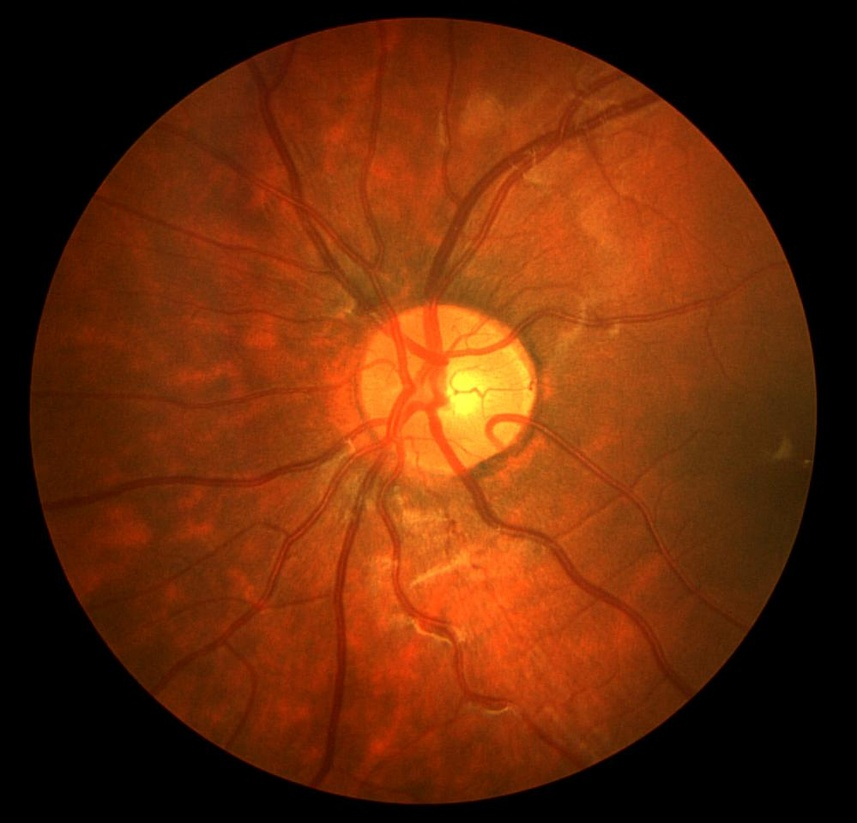
#> input picture data/CHASEDB1/test/images/Image_01L.jpg, 857 x 823 px, shrunk from 999 x 960 before the run
$ python -i widthMeasures.py   (imports and definitions only)   (older library calls are emulated)
#> lines starting #> are read from the running program, lines starting #| are printed output that depends on the picture
#> further down, picture is the input picture: shape (823, 857, 3); mean B, G, R 8.7, 41.2, 101.9
import numpy as np
import matplotlib.pyplot as plt
import cv2
from skimage.morphology import skeletonize, thin
from skimage import filters

def edges(img):
    #laplacian = cv2.Laplacian(img, cv2.CV_8U)
    laplacian = cv2.Canny(img, 5, 200)
    return laplacian

def skeleton(img):
    kernel = np.ones((7, 7), np.uint8) #might use 5x5
    dilate = cv2.dilate(img, kernel, iterations=1)
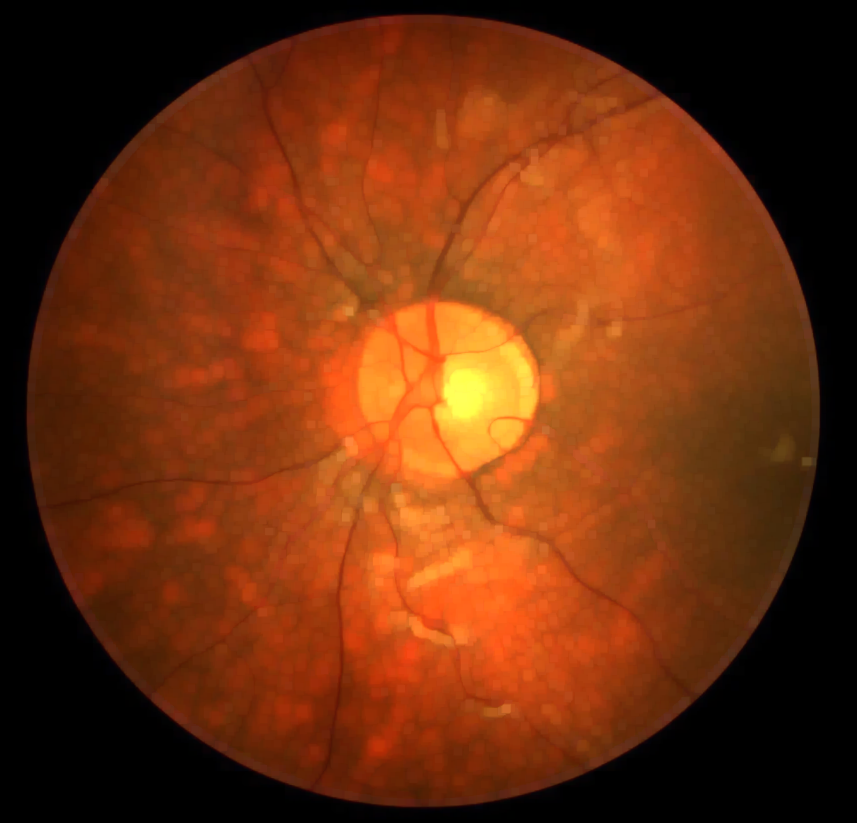
#> dilate: shape (823, 857, 3); mean B, G, R 13.8, 47.1, 109.5
    binary = dilate > filters.threshold_otsu(dilate)
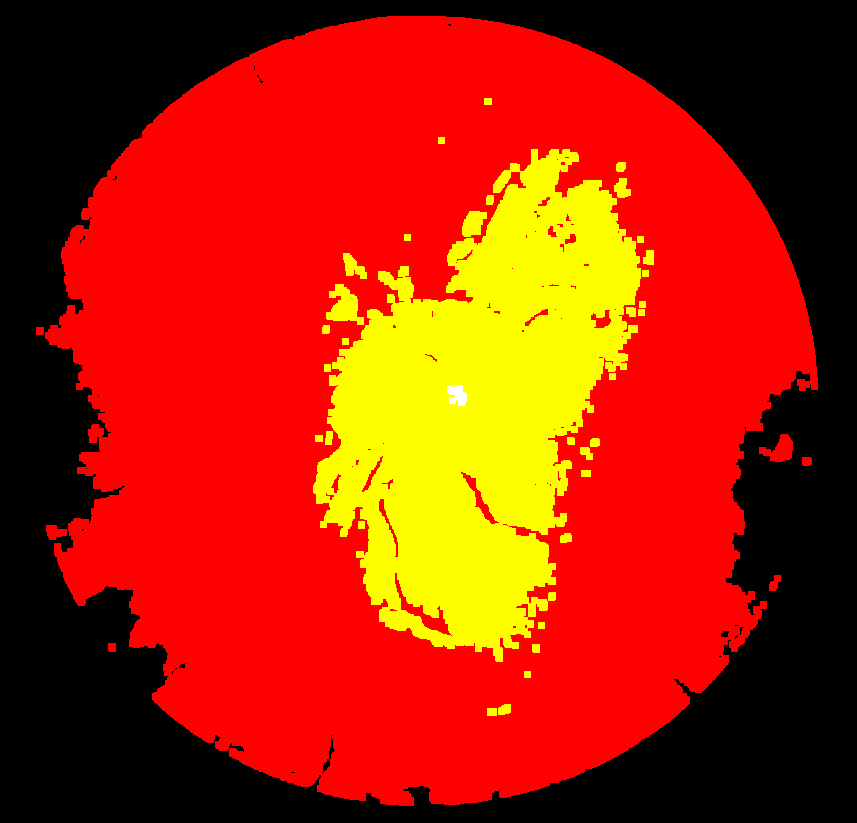
#> binary: shape (823, 857, 3) bool; mean B, G, R 0.000441, 0.14, 0.657
    thinned = skeletonize(binary)
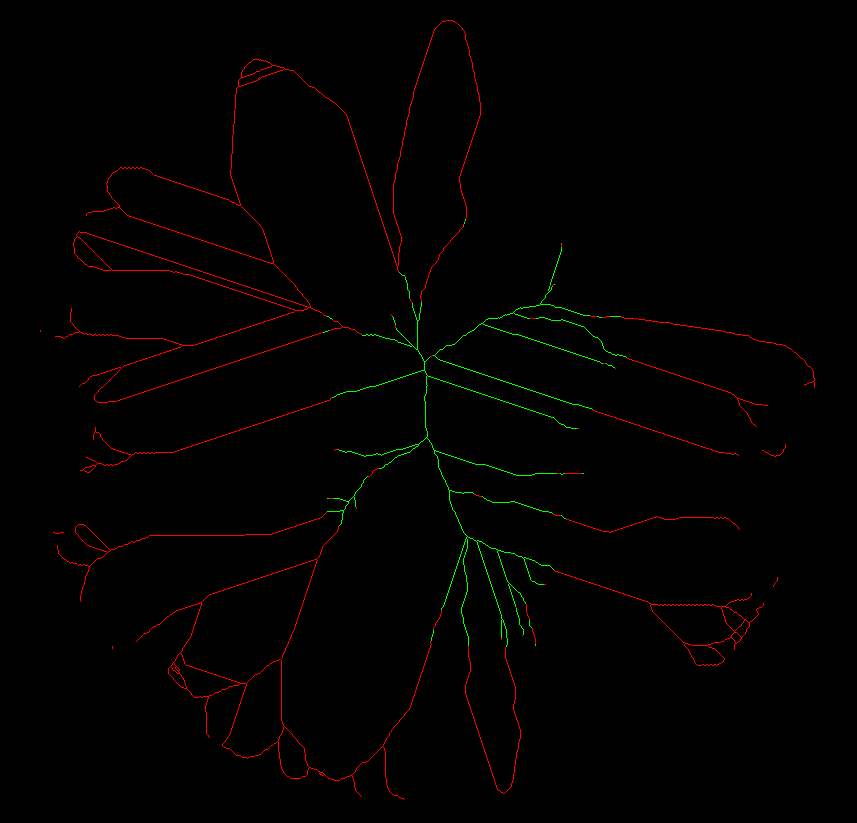
#> thinned: shape (823, 857, 3) bool; mean B, G, R 0, 0.0032, 0.00892

    #plt.imshow(thinned)
    #plt.show()
    return thinned

"""def sliding_window(img, stepSize, windowSize):
    for y in range(0, img.shape[0], stepSize):
        for x in range(0, img.shape[1], stepSize):
            yield(x, y, img[y:y+windowSize[1], x:x+windowSize[0]])

def distance(img):
    (winW, winH) = (50, 50)
    highest = 0
    for (x, y, window) in sliding_window(img, stepSize=50, windowSize=(winW, winH)):
        if window.shape[0] != winH or window.shape[1] != winW:
            continue

        clone = img[x:x + winW, y:y + winH]
        cnt = 0
        loopX = 0
        vessel = False
        edge = False

        #prechadzanie riadkov
        for index in clone:
           #prechadzanie stlpcov v riadku
            loopY = 0
            width = 0
            for pixel in index:
                # v prvom riadku, cize odtial vychadza cieva
                if loopX == 0:
                    if pixel == 255 and vessel == False and edge == False:
                        edge = True
                    elif edge == True and pixel == 255:
                        continue
                    elif edge == True and pixel == 0 and width == 0:
                        vessel = True
                        edge = False
                        width += 1
                    elif vessel == True and pixel == 0:
                        width += 1
                    elif vessel == True and pixel == 255:
                        print(width)
                        vessel = False
                        plt.imshow(clone)
                        plt.show()


                loopY += 1
            loopX += 1

"""
def main(img):
    borderline = edges(img)
    #innerline = np.uint8(skeleton(img))
    #final = cv2.bitwise_or(borderline, cv2.UMat(innerline))
    #distance(borderline)
    plt.imshow(borderline)
    plt.show()

>>> import cv2
>>> picture = cv2.imread('data/CHASEDB1/test/images/Image_01L.jpg')
>>> result = skeleton(picture)
